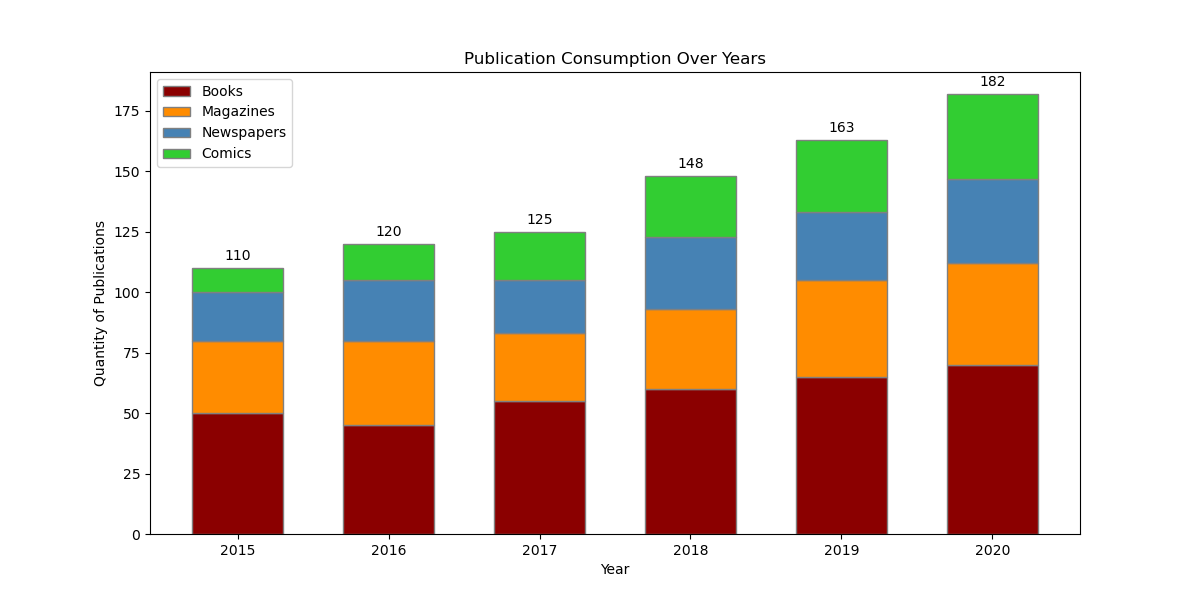

The Python source for this figure:

import matplotlib.pyplot as plt
import pandas as pd

# Data
data = {
    'Year': [2015, 2016, 2017, 2018, 2019, 2020],
    'Books': [50, 45, 55, 60, 65, 70],
    'Magazines': [30, 35, 28, 33, 40, 42],
    'Newspapers': [20, 25, 22, 30, 28, 35],
    'Comics': [10, 15, 20, 25, 30, 35]
}

df = pd.DataFrame(data)

# Plotting the vertical stacked bar chart
fig, ax = plt.subplots(figsize=(12, 6))

ax.bar(df['Year'], df['Books'], color='#8B0000', edgecolor='grey', width=0.6, label='Books')
ax.bar(df['Year'], df['Magazines'], bottom=df['Books'], color='#FF8C00', edgecolor='grey', width=0.6, label='Magazines')
ax.bar(df['Year'], df['Newspapers'], bottom=df['Books']+df['Magazines'], color='#4682B4', edgecolor='grey', width=0.6, label='Newspapers')
ax.bar(df['Year'], df['Comics'], bottom=df['Books']+df['Magazines']+df['Newspapers'], color='#32CD32', edgecolor='grey', width=0.6, label='Comics')

for i, year in enumerate(df['Year']):
    total = df['Books'][i] + df['Magazines'][i] + df['Newspapers'][i] + df['Comics'][i]
    ax.text(year, total + 2, str(total), ha='center', va='bottom')

ax.set_ylabel('Quantity of Publications')
ax.set_xlabel('Year')
ax.set_title('Publication Consumption Over Years')
ax.legend(loc='upper left')

plt.show()
